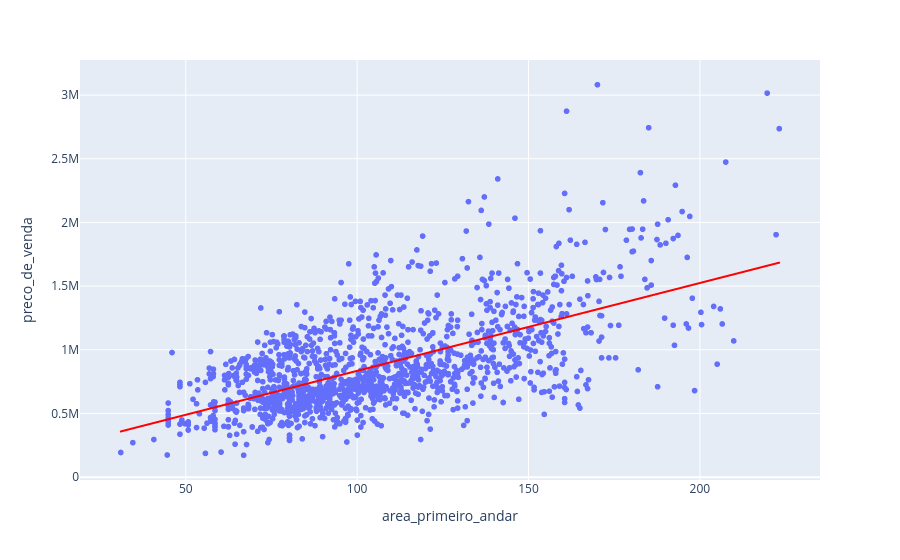

Source (notebook cell):
### Code cell
# Qual a reta que melhor se adequa a relação?

# Cria o gráfico de dispersão com a linha de regressão linear customizada na cor vermelha
# - dados: Nosso conjunto de dados (DataFrame)
# - x: Variável preditora no eixo X (Área do primeiro andar)
# - y: Variável resposta no eixo Y (Preço de venda do imóvel)
# - trendline='ols': Método dos Mínimos Quadrados para calcular a reta de tendência
# - trendline_color_override='red': Altera especificamente a cor da linha de tendência para vermelho
px.scatter(
    dados, 
    x='area_primeiro_andar', 
    y='preco_de_venda', 
    trendline='ols',
    trendline_color_override='red'
)

### Figure 1 — Plotly figure (JSON) as saved in the notebook; plotly's stock layout.template omitted (floating-point values rounded to 4 significant figures; data arrays with more than 128 entries replaced by an {"elided": "..."} marker saying what was removed)
{"data": [{"hovertemplate": "area_primeiro_andar=%{x}<br>preco_de_venda=%{y}<extra></extra>", "legendgroup": "", "marker": {"color": "#636efa", "symbol": "circle"}, "mode": "markers", "name": "", "showlegend": false, "type": "scattergl", "x": {"elided": "1438 float values"}, "xaxis": "x", "y": {"elided": "1438 float values"}, "yaxis": "y"}, {"hovertemplate": "<b>OLS trendline</b><br>preco_de_venda = 6899.2 * area_primeiro_andar + 144777<br>R<sup>2</sup>=0.380142<br><br>area_primeiro_andar=%{x}<br>preco_de_venda=%{y} <b>(trend)</b><extra></extra>", "legendgroup": "", "line": {"color": "red"}, "marker": {"color": "#636efa", "symbol": "circle"}, "mode": "lines", "name": "", "showlegend": false, "type": "scattergl", "x": {"elided": "1438 float values"}, "xaxis": "x", "y": {"elided": "1438 float values"}, "yaxis": "y"}], "layout": {"legend": {"tracegroupgap": 0}, "margin": {"t": 60}, "xaxis": {"anchor": "y", "domain": [0, 1], "title": {"text": "area_primeiro_andar"}}, "yaxis": {"anchor": "x", "domain": [0, 1], "title": {"text": "preco_de_venda"}}}}
